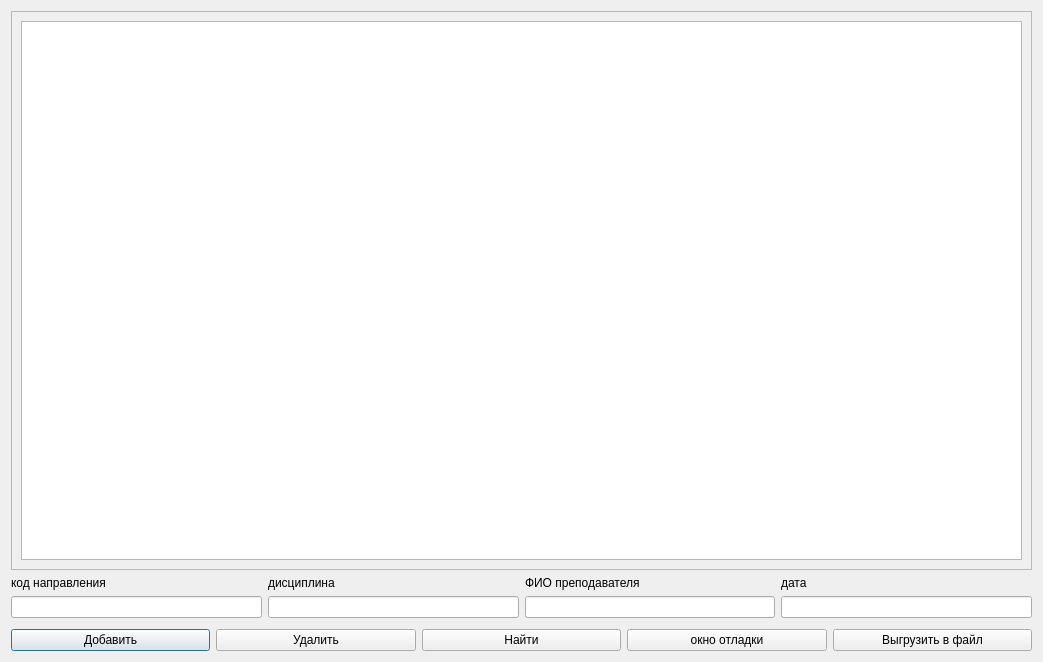
<?xml version="1.0" encoding="UTF-8"?>
<ui version="4.0">
 <class>secondwindow</class>
 <widget class="QDialog" name="secondwindow">
  <property name="geometry">
   <rect>
    <x>0</x>
    <y>0</y>
    <width>1043</width>
    <height>662</height>
   </rect>
  </property>
  <property name="windowTitle">
   <string>Dialog</string>
  </property>
  <layout class="QVBoxLayout" name="verticalLayout_2">
   <item>
    <layout class="QVBoxLayout" name="verticalLayout">
     <item>
      <widget class="QScrollArea" name="scrollArea">
       <property name="widgetResizable">
        <bool>true</bool>
       </property>
       <widget class="QWidget" name="scrollAreaWidgetContents">
        <property name="geometry">
         <rect>
          <x>0</x>
          <y>0</y>
          <width>1017</width>
          <height>522</height>
         </rect>
        </property>
        <layout class="QHBoxLayout" name="horizontalLayout_2">
         <item>
          <widget class="QTableWidget" name="tableWidget"/>
         </item>
        </layout>
       </widget>
      </widget>
     </item>
     <item>
      <layout class="QHBoxLayout" name="horizontalLayout_4">
       <item>
        <widget class="QLabel" name="label_2">
         <property name="text">
          <string>код направления</string>
         </property>
        </widget>
       </item>
       <item>
        <widget class="QLabel" name="label_4">
         <property name="text">
          <string>дисциплина</string>
         </property>
        </widget>
       </item>
       <item>
        <widget class="QLabel" name="label_3">
         <property name="text">
          <string>ФИО преподавателя</string>
         </property>
        </widget>
       </item>
       <item>
        <widget class="QLabel" name="label">
         <property name="text">
          <string>дата</string>
         </property>
        </widget>
       </item>
      </layout>
     </item>
     <item>
      <layout class="QHBoxLayout" name="horizontalLayout_3">
       <item>
        <widget class="QLineEdit" name="code"/>
       </item>
       <item>
        <widget class="QLineEdit" name="discipline"/>
       </item>
       <item>
        <widget class="QLineEdit" name="fullname"/>
       </item>
       <item>
        <widget class="QLineEdit" name="date"/>
       </item>
      </layout>
     </item>
     <item>
      <spacer name="verticalSpacer">
       <property name="orientation">
        <enum>Qt::Vertical</enum>
       </property>
       <property name="sizeType">
        <enum>QSizePolicy::Fixed</enum>
       </property>
       <property name="sizeHint" stdset="0">
        <size>
         <width>16</width>
         <height>5</height>
        </size>
       </property>
      </spacer>
     </item>
     <item>
      <layout class="QHBoxLayout" name="horizontalLayout">
       <item>
        <widget class="QPushButton" name="add_button">
         <property name="text">
          <string>Добавить</string>
         </property>
        </widget>
       </item>
       <item>
        <widget class="QPushButton" name="delete_button">
         <property name="text">
          <string>Удалить</string>
         </property>
        </widget>
       </item>
       <item>
        <widget class="QPushButton" name="search_button">
         <property name="text">
          <string>Найти</string>
         </property>
        </widget>
       </item>
       <item>
        <widget class="QPushButton" name="debugging_button">
         <property name="text">
          <string>окно отладки</string>
         </property>
        </widget>
       </item>
       <item>
        <widget class="QPushButton" name="pushButton">
         <property name="text">
          <string>Выгрузить в файл</string>
         </property>
        </widget>
       </item>
      </layout>
     </item>
    </layout>
   </item>
  </layout>
 </widget>
 <resources/>
 <connections/>
</ui>
